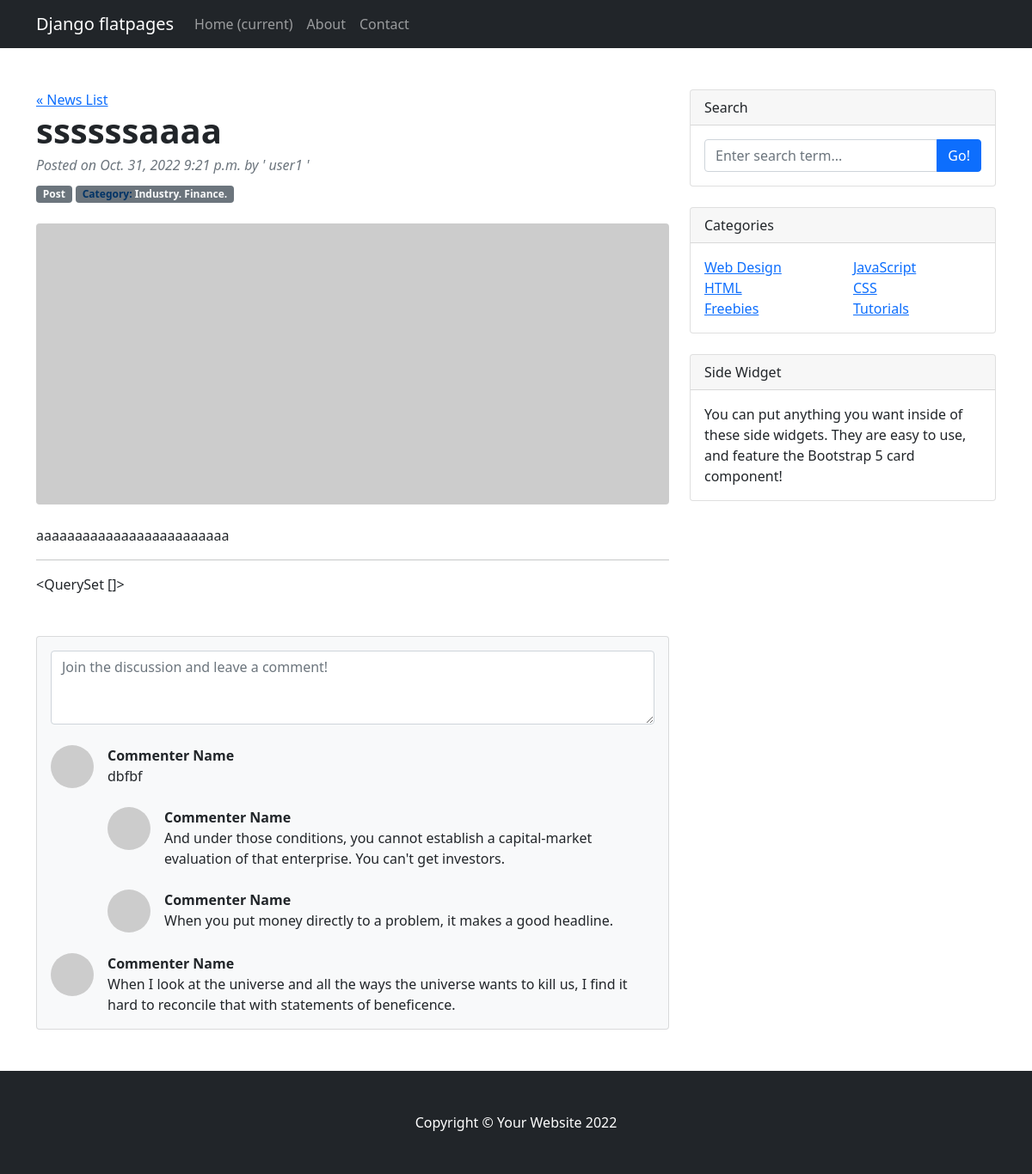
Page /news/39 on the committed database.
### news/models.py (models this page shows, shortened)
class Post(models.Model):
    news = 'news'
    post = 'post'
    CONTENT_TYPE = [
        (news, 'новость'),
        (post, 'статья'),
    ]
    contentType = models.CharField(max_length=4, choices=CONTENT_TYPE, default=post)
    author = models.ForeignKey(Author, on_delete=models.CASCADE)
    createTime = models.DateTimeField(auto_now_add=True)
    topic = models.CharField(max_length=128)
    content = models.TextField()
    rating = models.SmallIntegerField(default=0)
    postCategory = models.ManyToManyField(Category, through='PostCategory')
    def __str__(self):
        return f'{self.topic.title()}: {self.content[:20]}... Created: {self.createTime}\n'

class Author(models.Model):
    authorUser = models.OneToOneField(User, on_delete=models.CASCADE)
    authorRating = models.SmallIntegerField(default=0)
    def __str__(self):
        return f'{self.authorUser}'

class Category(models.Model):
    name = models.CharField(max_length=64, unique=True)
    def __str__(self):
        return f'{self.name}'

### news/views.py (the view)
# urls.py: path('<int:id>', PostDetail.as_view(), name='post_detail'),
class PostDetail(DetailView):
    model = Post
    template_name = 'news/content.html'
    context_object_name = 'content'
    pk_url_kwarg = 'id'
    def get_context_data(self, **kwargs):
        context = super().get_context_data(**kwargs)
        context['comments'] = Comment.objects.filter(commentPost=self.object)
        context['commentUser'] = User.objects.filter(username=self.object)
        context['categories'] = Category.objects.filter(post=self.object)
        pprint(context)
        return context

### news/templatetags/custom_filters.py (called while the page is built)
@register.filter()
def censor(word):
   word_list_adapted = []
   try:
      word_no_space = word.strip()
      word_list = word_no_space.split()
      for word in word_list:
         word_adapted = word.lower()
         if word_adapted in censorship_list:
            word_censored = word[0] + '*' * (len(word_adapted)-1)
            word_list_adapted.append(word_censored)
         else:
            word_censored = word
            word_list_adapted.append(word_censored)
         corrected = " ".join(word_list_adapted)
      return corrected
   except AttributeError as e:
      return f"ErrorMessage: {e}. Please use only 'str'!"

### templates/news/content.html (shortened to what this page needs)
{% extends 'news/default.html' %}
{% load custom_filters %}
{% block topic %}
<h1 class="fw-bolder mb-1">{{ content.topic|censor }}</h1>
{% endblock topic %}
{% block date %}
{{ content.createTime.date }}
{{ content.createTime.time }}
{% endblock date %}
{% block author %}
{{ content.author }}
{% endblock author %}
{% block type %}
{{ content.contentType.title}}
{% endblock type %}
{% block categories %}
    {% for category in categories %}
           {{ category }}.
    {% endfor %}
{% endblock categories %}
{% block content %}
<p>{{ content.content|censor }}</p>
<hr>
{% endblock content %}
{% block commentUser %}
{{ commentUser }}
{% endblock commentUser %}

### rows in the picture
Post: topic|censor "ssssssaaaa", createTime "Oct. 31, 2022", createTime.time "9:21 p.m.", author "user1", contentType "Post", content|censor "aaaaaaaaaaaaaaaaaaaaaaaaa"
Category: name "Industry"
Category: name "Finance"

### other values in the picture
{{ commentUser }} "<QuerySet []>"
